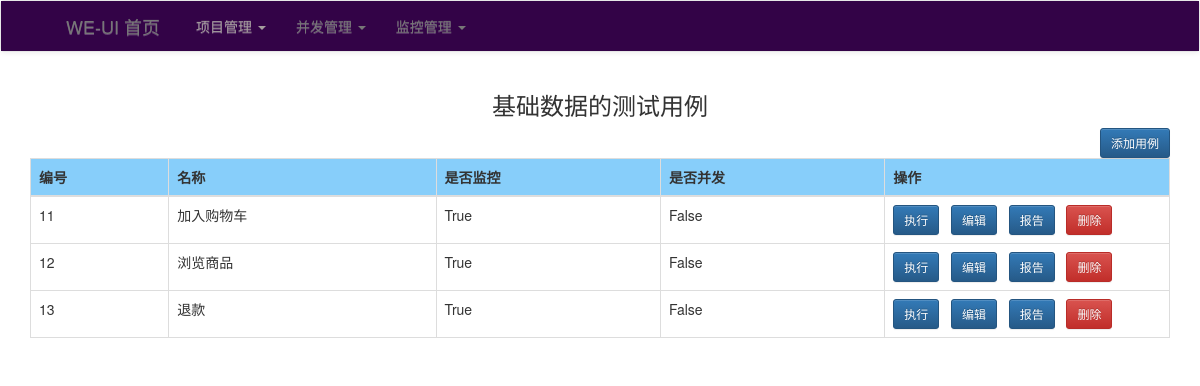
/testcases/10/, run on the app's committed database.
### uiApp/models.py (models this page shows, shortened)
class DB_end(models.Model):
    name = models.CharField(max_length=20, null=True, blank=True)
    host = models.CharField(max_length=200, null=True, blank=True)
    check_time = models.CharField(max_length=50, null=True, blank=True)
    phone = models.CharField(max_length=200, null=True, blank=True)
    email = models.CharField(max_length=200, null=True, blank=True)
    dingtalk = models.CharField(max_length=200, null=True, blank=True)
    user = models.CharField(max_length=20, null=True, blank=True)
    max_threads = models.IntegerField(default=5)

class DB_cases(models.Model):
    name = models.CharField(max_length=20, null=True, blank=True)
    case_type = models.IntegerField(default=0, null=True, blank=True)
    is_monitor = models.BooleanField(default=True, null=True, blank=True)
    script = models.CharField(max_length=200, null=True, blank=True)
    is_threads = models.BooleanField(default=True, null=True, blank=True)
    pro_id = models.CharField(max_length=20, null=False, blank=False)
    retry_count = models.IntegerField(default=2)

### uiApp/views.py (the view)
# urls.py: re_path('testcases/(?P<pro_id>.+)/', testcases),
def testcases(request, pro_id):
    cases = DB_cases.objects.filter(pro_id=pro_id)
    project = list(DB_end.objects.filter(id=pro_id))[0]
    param = {"cases": cases, "project": project}
    return render(request, 'case.html', param)

### uiApp/templates/case.html (shortened to what this page needs)
<!DOCTYPE html>
<html lang="en">
<head>
    <link rel="stylesheet" type="text/css" href="/static/bootstrap-3.4.1-dist/css/bootstrap.css">
    <link rel="stylesheet" type="text/css" href="/static/bootstrap-3.4.1-dist/css/bootstrap-theme.css">
</head>
<body>
    {% include 'new_menu.html' %}
    <div class="container">
        <div class="row clearfix">
            <div class="col-md-12 column">
                <h3 class="text-center">
                    {{ project.name }}的测试用例
                </h3>
                <div align="right"><button class="btn btn-primary btn-sm" onclick='javascript:document.getElementById("add_case_form").style.display="block"'>添加用例</button></div>
                <table class="table table-bordered">
                    <thead style="background-color: lightskyblue">
                        <tr>
                            <th>
                                编号
                            </th>
                            <th>
                                名称
                            </th>
                            <th>
                                是否监控
                            </th>
                            <th>
                                是否并发
                            </th>
                            <th>
                                操作
                            </th>
                        </tr>
                    </thead>
                    <tbody>
                        {% for case in cases %}
                            <tr class="error">
                                <td>
                                    {{ case.id }}
                                </td>
                                <td>
                                    {{ case.name }}
                                </td>
                                <td>
                                    {{ case.is_monitor }}
                                </td>
                                <td>
                                    {{ case.is_threads }}
                                </td>
                                <td width="25%">
                                    <button onclick="run_case({{ case.id }})" id="run_btn" class="btn btn-sm btn-primary">执行</button> &nbsp
                                    <button onclick="edit_case({{ case.id }})" class="btn btn-sm btn-primary">编辑</button> &nbsp
                                    <button class="btn btn-sm btn-primary">报告</button> &nbsp
                                    <button onclick="del_case({{ case.id}},{{ project.id }})" type="button" class="btn btn-sm btn-danger">删除</button>
                                </td>
                            </tr>
                        {% endfor %}
                    </tbody>
                </table>
            </div>
        </div>
    </div>
</body>
</html>

### data on the page
DB_end: name "基础数据"
DB_cases: id "11", name "加入购物车", is_monitor "True", is_threads "False"
DB_cases: id "12", name "浏览商品", is_monitor "True", is_threads "False"
DB_cases: id "13", name "退款", is_monitor "True", is_threads "False"
